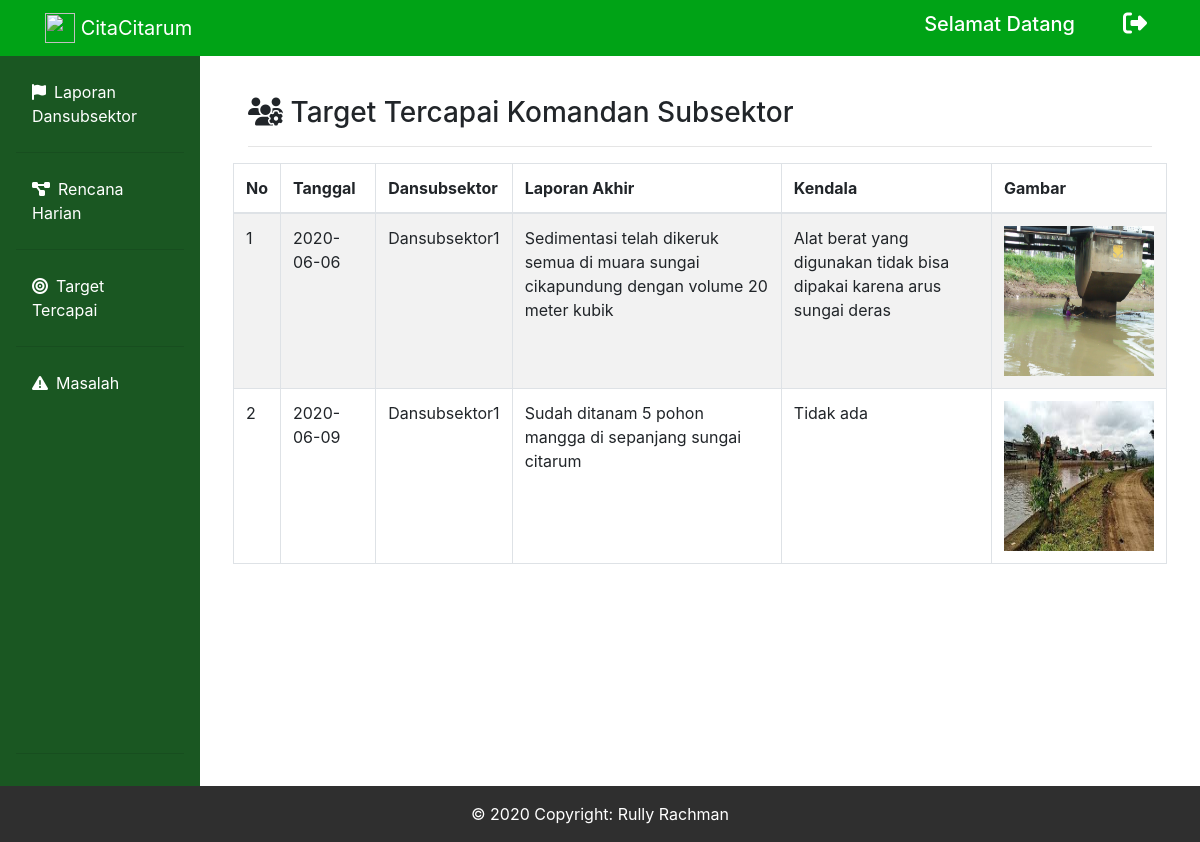
/dansektor_target.php, run on the app's committed database.
### tables this page shows
CREATE TABLE `capaian` (
  `id_target` int(11) NOT NULL,
  `id_rencana` int(100) NOT NULL,
  `id_dansubsektor` int(100) NOT NULL,
  `laporan` varchar(255) NOT NULL,
  `kendala` varchar(255) NOT NULL,
  `gambar` varchar(255) NOT NULL
);

CREATE TABLE `rencana` (
  `id_rencana` int(11) NOT NULL,
  `tanggal` date NOT NULL,
  `deskripsi` varchar(250) NOT NULL,
  `target` varchar(250) NOT NULL,
  `id_dansubsektor` int(50) NOT NULL,
  `sektor` int(50) NOT NULL,
  `id_lokasi` varchar(50) NOT NULL,
  `status` varchar(100) NOT NULL
);

CREATE TABLE `dansubsektor` (
  `id_dansubsektor` int(100) NOT NULL,
  `username_dansubsektor` varchar(100) NOT NULL,
  `password_dansubsektor` varchar(100) NOT NULL,
  `nama_dansubsektor` varchar(100) NOT NULL,
  `pangkat_dansubsektor` varchar(50) NOT NULL,
  `id_sektor` int(50) NOT NULL,
  `id_subsektor` int(50) NOT NULL
);

### dansektor_target.php (the view, shortened to what this page needs)
<?php
include("connect.php");
?>
<!doctype html>
<html lang="en">
  <head>
    <link rel="stylesheet" href="https://stackpath.bootstrapcdn.com/bootstrap/4.4.1/css/bootstrap.min.css">
    <link rel="stylesheet" href="fontawesome/css/all.min.css">
  </head>
  <body>
        <nav class="navbar navbar-expand-lg navbar-dark bg-gradient-primary fixed-top" style="background-color: #00A316" id="bar">
            <div class="container">
                <a href="dansektor_dashboard.php" class="navbar-brand" href="index.php">
                    <img src="img/logocitarum.png" width="30" height="30" class="d-inline-block align-top" alt="">  CitaCitarum</a>
                <div class="collapse navbar-collapse" id="navbarText">
                <span class="mr-5"><h5>Selamat Datang <?php echo $_SESSION["name"]?></h5></span>
                <div class="icon">
                    <h4>
                        <a href="admin_dashboard.php?logout='1'" class="text-decoration-none"><i class="fas fa-sign-out-alt mr-2" data-toggle="tooltip" title="Logout"></i></a>
                    </h4>
                </div>
        </nav>
        <div class="row no-gutters mt-5">
        <div class="col-md-2 pt-2 sidebar" style="background-color: #1A5722">
        <ul class="nav flex-column pl-3 pr-3 pb-3 p-1 pt-3" style="background-color: #1A5722">
            <li class="nav-item">
                <a class="nav-link text-white" href="dansektor_laporandansubsektor.php"><i class="fas fa-flag mr-2"></i>Laporan Dansubsektor</a><hr>
            </li>
            <li class="nav-item">
                <a class="nav-link text-white" href="dansektor_rencana.php"><i class="fas fa-project-diagram mr-2"></i>Rencana Harian</a><hr>
            </li>
            <li class="nav-item">
                <a class="nav-link text-white" href="dansektor_target.php"><i class="fas fa-bullseye mr-2"></i>Target Tercapai</a><hr>
            </li>
            <li class="nav-item">
                <a class="nav-link text-white" href="dansektor_masalah.php" style="margin-bottom: 350px"><i class="fas fa-exclamation-triangle mr-2"></i>Masalah</a><hr>
            </li>
        </ul>
        </div>
        <div class="col-md-10 p-5">
            <h3><i class="fas fa-users-cog"></i> Target Tercapai Komandan Subsektor</h3>
            <hr>
            <div class="row text-white">
            <table class="table table-striped table-bordered">
            <thead>
                <tr>
                <th scope="col">No</th>
                <th scope="col">Tanggal</th>
                <th scope="col">Dansubsektor</th>
                <th scope="col">Laporan Akhir</th>
                <th scope="col">Kendala</th>
                <th scope="col">Gambar</th>
                </tr>
            </thead>
            <tbody>
            <?php
                $query = "SELECT * FROM capaian INNER JOIN rencana ON capaian.id_rencana = rencana.id_rencana INNER JOIN dansubsektor ON capaian.id_dansubsektor = dansubsektor.id_dansubsektor ORDER BY capaian.id_dansubsektor  ASC";
                $sql = mysqli_query($conn, $query);
                $no = 1;
                while($row = mysqli_fetch_array($sql)){
                echo "
                    <tr>
                    <td>$no</td>
                    <td>$row[tanggal]</td>
                    <td>$row[nama_dansubsektor]</td>
                    <td>$row[laporan]</td>
                    <td>$row[kendala]</td>
                    <td><img src='upload/$row[gambar]' width='150px' height='150px'></td>
                    </tr>";
                    $no++;
                }
            ?>
            </tbody>
            </table>
            </div>
        </div>
    </div>
        <footer>
            <div class="footer-copyright text-center py-3">© 2020 Copyright: Rully Rachman
            </div>
        </footer>
  </body>
</html>

### dansektor_target.php (style rules this page uses)
.navbar { color: white; }
.icon a { color: white; text-decoration: none; }
.footer-copyright { background-color: #2f2f2f; color: white; }

### data on the page
capaian: id_rencana.tanggal "2020-06-06", id_dansubsektor.nama_dansubsektor "Dansubsektor1", laporan "Sedimentasi telah dikeruk semua di muara sungai cikapundung dengan volume 20 meter kubik", kendala "Alat berat yang digunakan tidak bisa dipakai karena arus sungai deras", gambar (picture)
capaian: id_rencana.tanggal "2020-06-09", id_dansubsektor.nama_dansubsektor "Dansubsektor1", laporan "Sudah ditanam 5 pohon mangga di sepanjang sungai citarum", kendala "Tidak ada", gambar (picture)
